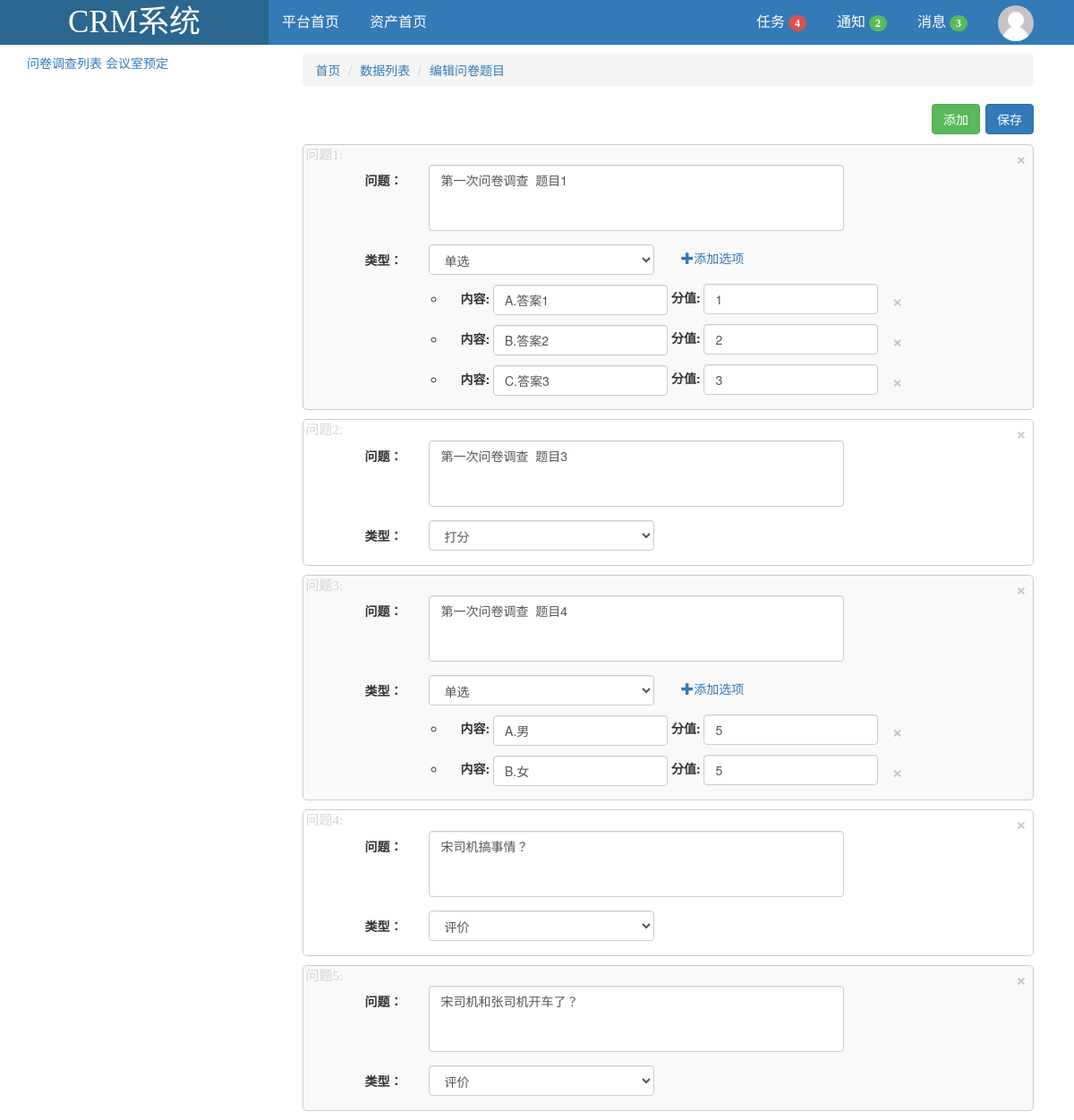
/questionnaire/1/, run on the app's committed database.
### app01/models.py (models this page shows, shortened)
class Question(models.Model):
    caption = models.TextField(verbose_name="问题",max_length=64)
    question_types = (
        (1,"打分"),
        (2,"单选"),
        (3,"评价"),
    )
    tp = models. IntegerField(choices=question_types,blank=False,default=1)
    questionnaire = models.ForeignKey(verbose_name="所属问卷",to=Questionnaire)

class Option(models.Model):
    name = models.CharField(verbose_name="选项名称",max_length=32)
    score = models.IntegerField(verbose_name="选项分数")
    qs = models.ForeignKey(to=Question)

### app01/views.py (the view, shortened to what this page needs)
# urls.py: url(r'^questionnaire/(?P<naire_id>\d+)/$', views.questionnaire),
def questionnaire(request, naire_id):
    def inner():
        question_list = Question.objects.filter(questionnaire_id=naire_id)
        if not question_list.exists():
            form = QuestionFrom()
            yield {'form': form, 'question': None, 'options': None}
        else:
            for question in question_list:
                form = QuestionFrom(instance=question)
                temp = {'form': form, 'question': question, 'options': None}
                if question.tp == 2:
                    def inner_loop(quee):
                        option_list = Option.objects.filter(qs=quee)
                        for option in option_list:
                            yield {'form': OptionForm(instance=option), 'option': option}
                    temp['options'] = inner_loop(question)
                yield temp
    if request.method == "GET":
        request.session["naire_id"] = naire_id
        return render(request, 'questionnaire.html', {"questionFrom": inner()})

### templates/questionnaire.html (shortened to what this page needs)
{% extends "index.html" %}
{% block content %}
    <div class="container-fluid">
        <ol class="breadcrumb">
            <li class="active"><a href="/index/">首页</a></li>
            <li class="active"><a href="#">数据列表</a></li>
            <li><a href="#">编辑问卷题目</a></li>
        </ol>
    </div>
    <div class="container-fluid">
        <div class="BtnMune">
            <button type="button" class="btn btn-success Btn_add">添加</button>
            <button type="button" class="btn btn-primary Btn_save">保存</button>
        </div>
        <div class="questionList">
            <ol>
                {% for item in questionFrom %}
                    <li question_id="{{ item.question.id }}">
                        <div class="question form-horizontal" >
                            <div class="question_head">
                                <button type="button" class="close question_close"><span
                                        aria-hidden="true">&times;</span></button>
                            </div>
                            <div class="form-group">
                                <label class="col-md-2 control-label">问题：</label>
                                <div class="col-md-7  ">
                                    {{ item.form.caption }}{{ item.form.errors.caption.0 }}
                                </div>
                            </div>
                            <div class="form-group">
                                <label class="col-md-2 control-label">类型：</label>
                                <div class="col-md-4">
                                    {{ item.form.tp }}{{ item.form.errors.tp.0 }}
                                </div>
                                {% if item.options %}
                                    <div class="col-md-3 option_add">
                                        <a><span class="glyphicon glyphicon-plus"></span>添加选项</a>
                                    </div>
                                {% endif %}
                                <ul class="col-md-offset-2 col-md-8">
                                    {% for op in item.options %}
                                    <li class="form-inline option" option_id="{{ op.option.id }}">
                                        <div class="form-group">
                                             <label>内容:</label>
                                            {{ op.form.name }}{{ op.form.errors.name.0 }}
                                        </div>
                                        <div class="form-group">
                                             <label>分值:</label>
                                            {{ op.form.score }}{{ op.form.errors.score.0 }}
                                            <button type="button" class="close incenter"
                                                        aria-label="Close"><span
                                                        aria-hidden="true">&times;</span></button>
                                        </div>
                                    </li>
                                    {% endfor %}
                                </ul>
                            </div>
                        </div>
                    </li>
                {% endfor %}
            </ol>
        </div>
    </div>
{% endblock %}

### static/css/index.css (style rules this page uses)
.question_close { position: absolute; top: 3px; right: 7px; }
.BtnMune { position: relative; height: 35px; line-height: 35px; }
.Btn_add { position: absolute; top: 0px; right:60px; }
.Btn_save { position: absolute; top: 0px; right:0px; }
.Textarea { resize: none; }
.option_add { line-height: 30px; }
.option { margin-left: 20px; margin-top: 10px; }
.option .form-group { margin-left: 15px; }
.incenter { line-height: 35px; margin-right: 15px; margin-left: 15px; }
.questionList ol { padding: 0; list-style: none; counter-reset: sectioncounter }
.questionList ol > li { border: solid 1px #cccccc; border-radius: 5px; margin-top: 10px; position: relative; }
.questionList ol > li:before { content: '问题' counter(sectioncounter) ':'; counter-increment: sectioncounter; font-family: 微软雅黑; font-size: 15px; color: #d4d4d4; margin-top: 3px; margin-left: 3px; }
.questionList ol > li:nth-of-type(odd) { background-color: #f9f9f9; }

### data on the page
Question: caption "第一次问卷调查 题目1", tp "单选", shows "添加选项"
Option: name "A.答案1", score "1"
Option: name "B.答案2", score "2"
Option: name "C.答案3", score "3"
Question: caption "第一次问卷调查 题目3", tp "打分"
Question: caption "第一次问卷调查 题目4", tp "单选", shows "添加选项"
Option: name "A.男", score "5"
Option: name "B.女", score "5"
Question: caption "宋司机搞事情？", tp "评价"
Question: caption "宋司机和张司机开车了？", tp "评价"
